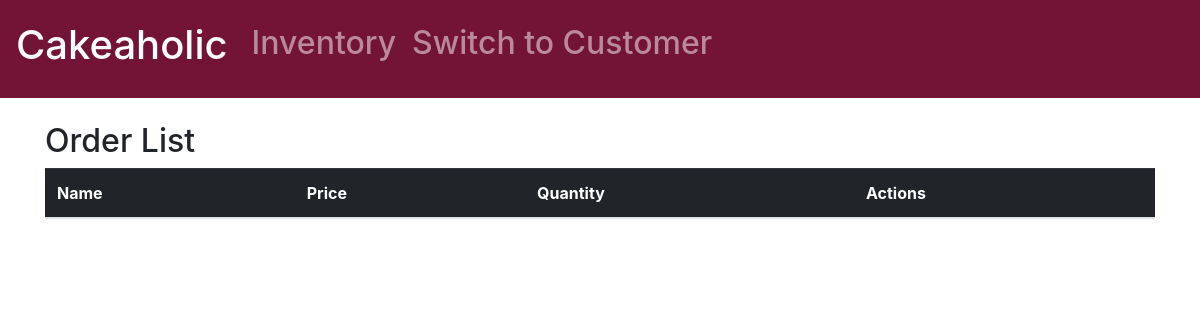
Page /inventory/new_order/ on the earlier database version.
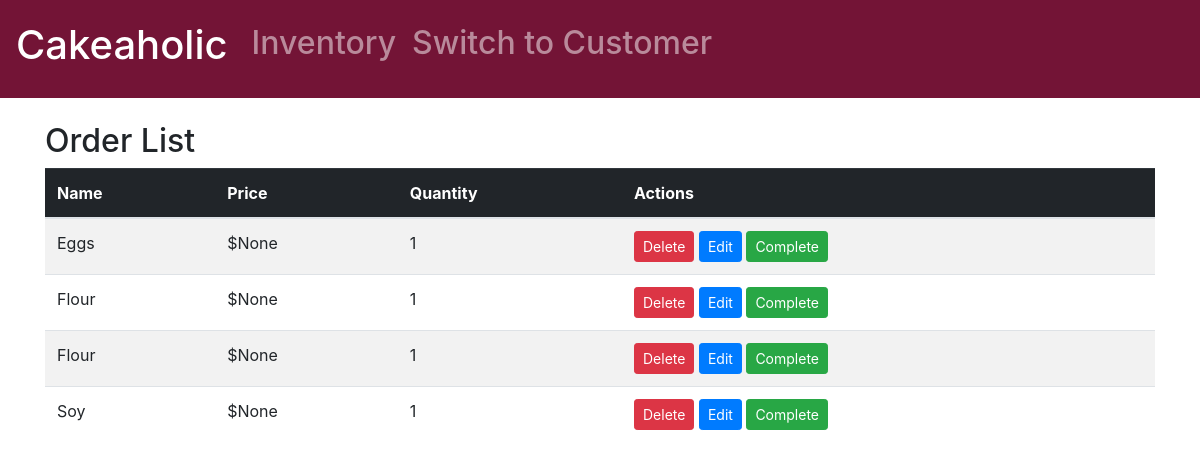
Same page on the later database version.
### customer/models.py (models this page shows, shortened)
class CartItem(models.Model):
    name = models.CharField(max_length=255)
    price = models.DecimalField(max_digits=10, decimal_places=2, null=True, blank=True)
    quantity = models.IntegerField()

### inventory/views.py (the view)
# urls.py: path('new_order/', views.new_order, name='new_order'),
def new_order(request):
    orders = CartItem.objects.all()
    return render(request, 'inventory/new_orders.html', {'orders': orders})

### inventory/templates/inventory/new_orders.html
{% extends 'inventory/main.html' %}
{% load static %}
{% block content %}
<div class="container mt-4">
    <h2>Order List</h2>
    <table class="table table-striped">
        <thead class="table-dark">
            <tr>
                <th>Name</th>
                <th>Price</th>
                <th>Quantity</th>
                <th>Actions</th>
            </tr>
        </thead>
        <tbody>
            {% for order in orders %}
            <tr>
                <td>{{ order.name }}</td>
                <td>${{ order.price }}</td>
                <td>{{ order.quantity }}</td>
                <td>
                    <button class="btn btn-danger btn-sm" onclick="deleteOrder('{{ order.id }}')">Delete</button>
                    <button class="btn btn-primary btn-sm" onclick="editOrder('{{ order.id }}')">Edit</button>
                    <button class="btn btn-success btn-sm" onclick="completeOrder('{{ order.id }}')">Complete</button>
                </td>
            </tr>
            {% endfor %}
        </tbody>
    </table>
</div>
{% endblock %}

### inventory/templates/inventory/main.html (shortened to what this page needs)
<!DOCTYPE html>
<html>
<head>
	<link rel="stylesheet" href="https://cdn.jsdelivr.net/npm/bootstrap@4.0.0/dist/css/bootstrap.min.css">
</head>
<body>
	{% include 'inventory/navbar.html' %}
	{% block content %}
	{% endblock content%}
</body>
</html>

### inventory/templates/inventory/navbar.html (shortened to what this page needs)
<!DOCTYPE html>
<html>
<head>
	<link rel="stylesheet" href="https://cdn.jsdelivr.net/npm/bootstrap@4.0.0/dist/css/bootstrap.min.css">
</head>
{% with url_name=request.resolver_match.url_name %}
{% load static %}
<nav class="navbar navbar-expand-lg navbar-dark py-3" style="background-color: #731436;">
    <div class="collapse navbar-collapse" id="navbarSupportedContent">
        <ul class="navbar-nav mr-auto">
            <li class="nav-item {% if url_name == 'dashboard' %}active{% endif %}">
                <a class="navbar-brand" href="{% url 'inventory:dashboard' %}">
                    <h1>Cakeaholic</h1>
                </a>
            </li>
            <li class="nav-item {% if url_name == 'inventory' %}active{% endif %}">
                <a class="nav-link" href="{% url 'inventory:inventory' %}">
                    <h2>Inventory</h2>
                </a>
            </li>
            <li class="nav-item {% if url_name == 'customer' %}active{% endif %}">
                <a class="nav-link" href="{% url 'customer:customer_home' %}">
                    <h2>Switch to Customer</h2>
                </a>
            </li>
        </ul>
    </div>
</nav>
{% endwith %}

### inventory/templates/inventory/main.html (style rules this page uses)
body { background-color: #F2F2F0; }

Differences in the rows shown:
added CartItem: name "Eggs", price "None", quantity "1"
added CartItem: name "Flour", price "None", quantity "1"
added CartItem: name "Flour", price "None", quantity "1"
added CartItem: name "Soy", price "None", quantity "1"
